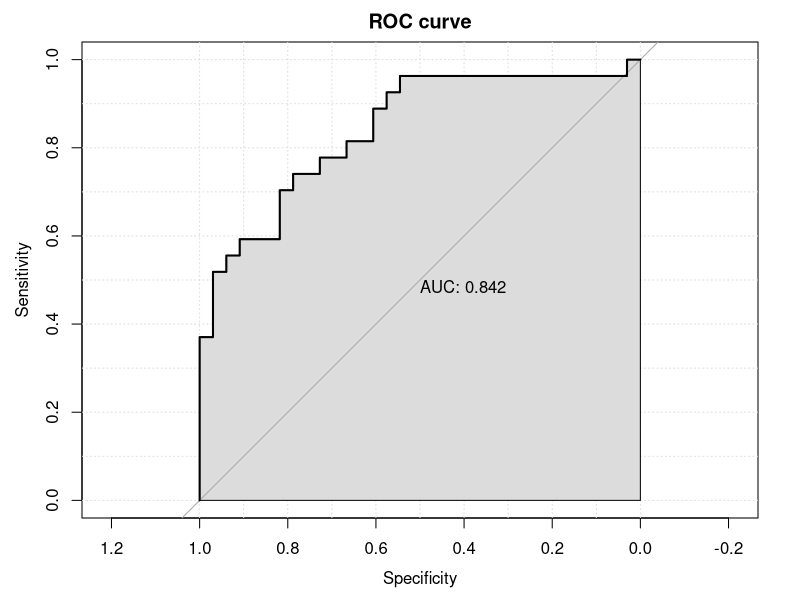
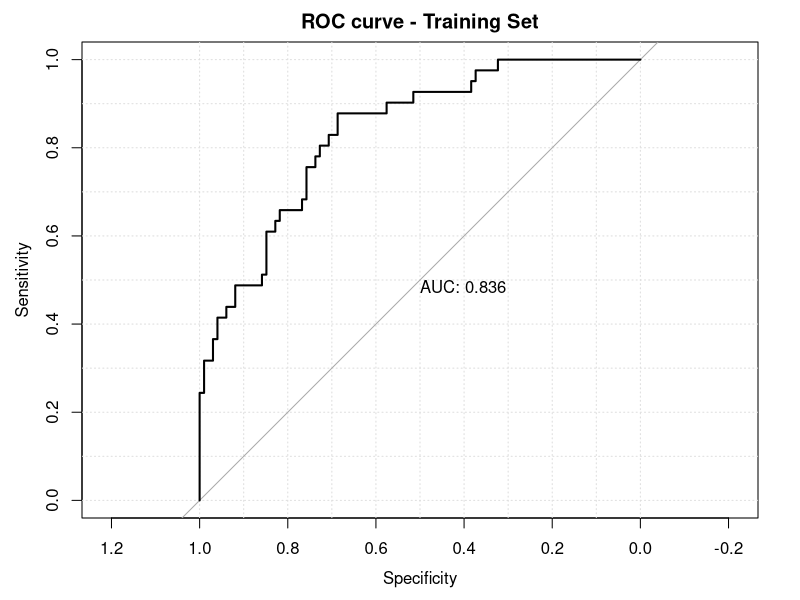
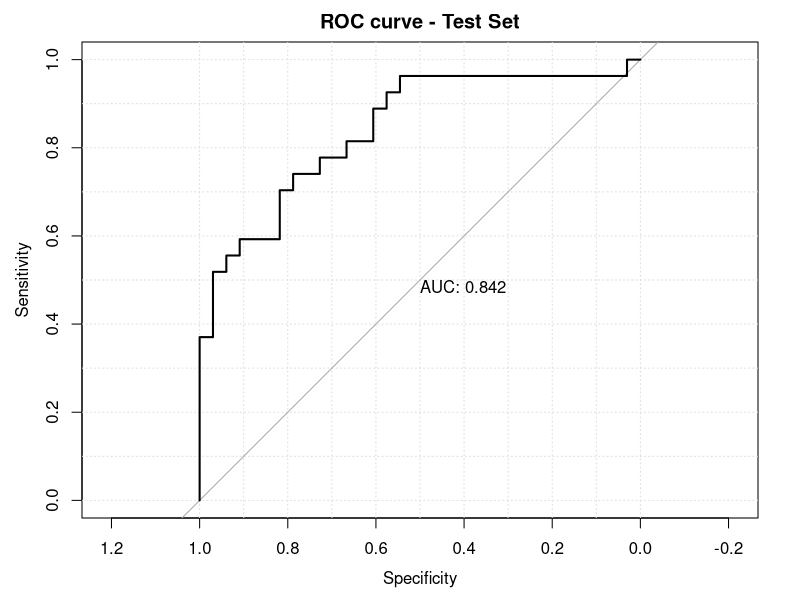
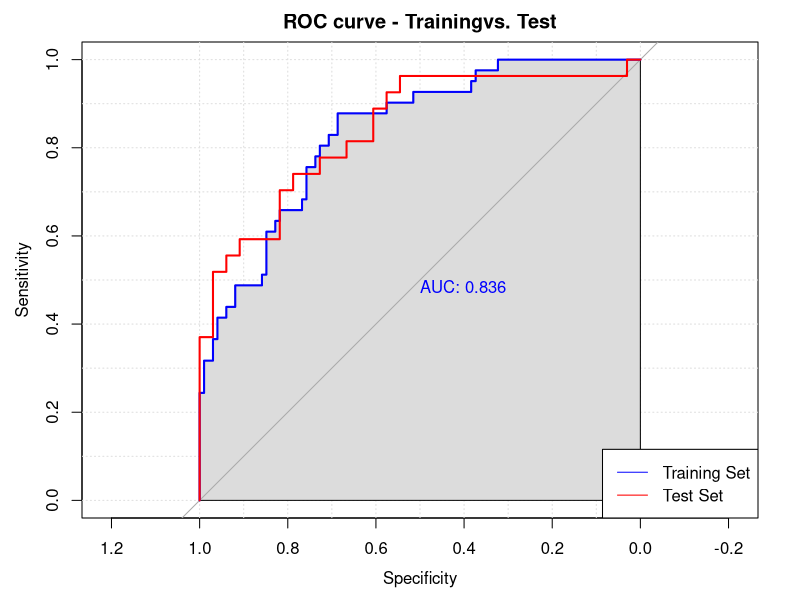

Write R code to recreate these figures, in order.
## ---- chunk 1
library(pROC)
library(caret) #permite hacer validadciones y seleccionar pedazos de la bdd para entrenar y estudiar al modelo
library(dplyr) #maneo de bdd
library(MASS) #información complementaria

data("Pima.tr")

Pima.tr <- Pima.tr %>% 
  mutate(type=if_else(type=="Yes",1,0))





## ---- chunk 2
#Set a seed for reproducibility
set.seed(123)
#Use caret to split 
index <- createDataPartition(Pima.tr$type, p=0.7,list = FALSE)
training_set <- Pima.tr[index, ]
test_set <- Pima.tr[-index, ]

## ---- chunk 3

logit_model= glm(type~., data = training_set, family = binomial)
summary(logit_model)
## ---- chunk 4
predictions= predict(logit_model, newdata = test_set, type ="response")

#Create a ROC object
roc_curve = roc(test_set$type, predictions)

#Plot the ROC curve
plot(roc_curve, print.auc = TRUE, auc.polygon= TRUE, grid= TRUE, main="ROC curve")


## ---- chunk 5
#Calculate the confusion matrix

# 0.05 bajar la probabilidad para que el fenómeno en estudio sea mejor clasificado
conf_matrix= confusionMatrix(as.factor(if_else(predictions>0.50,1,0)),
                             as.factor(test_set$type),positive = "1", mode = "everything")

#Display the confusion matrix
conf_matrix

## ---- chunk 6
library(pROC)

#Predict probabilidades en los conjuntos de entrenamiento y test
train_predictions= predict(logit_model, newdata = training_set, type = "response")
test_predictions= predict(logit_model, newdata = test_set, type = "response")

#Crear objetos ROC para entrenamiento y prueba
roc_train=roc(training_set$type, train_predictions)
roc_test=roc(test_set$type, test_predictions)

#Plot de las curvas ROC
plot(roc_train, print.auc=TRUE, ayc.polygon=TRUE, grid=TRUE, main="ROC curve - Training Set")
plot(roc_test, print.auc=TRUE, ayc.polygon=TRUE, grid=TRUE, main="ROC curve - Test Set")

#Plot de las curvas ROC en el mismo gráfico
plot(roc_train, col="blue", print.auc=TRUE, auc.polygon=TRUE, grid=TRUE, main="ROC curve - Trainingvs. Test")
lines(roc_test, col="red")
legend("bottomright", legend=c("Training Set","Test Set"), col=c("blue","red"),lty=1)




  
  
